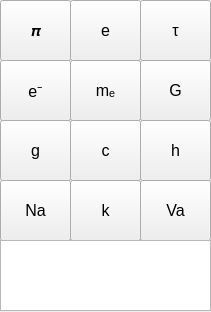
<?xml version="1.0" encoding="UTF-8"?>
<ui version="4.0">
 <class>PhConstants</class>
 <widget class="QWidget" name="PhConstants">
  <property name="windowModality">
   <enum>Qt::WindowModal</enum>
  </property>
  <property name="geometry">
   <rect>
    <x>0</x>
    <y>0</y>
    <width>211</width>
    <height>312</height>
   </rect>
  </property>
  <property name="windowTitle">
   <string>Физические константы</string>
  </property>
  <widget class="QPushButton" name="ButtonE">
   <property name="geometry">
    <rect>
     <x>70</x>
     <y>0</y>
     <width>71</width>
     <height>61</height>
    </rect>
   </property>
   <property name="font">
    <font>
     <pointsize>12</pointsize>
    </font>
   </property>
   <property name="text">
    <string>e</string>
   </property>
  </widget>
  <widget class="QPushButton" name="ButtonPi">
   <property name="geometry">
    <rect>
     <x>0</x>
     <y>0</y>
     <width>71</width>
     <height>61</height>
    </rect>
   </property>
   <property name="font">
    <font>
     <pointsize>12</pointsize>
    </font>
   </property>
   <property name="text">
    <string>𝞹</string>
   </property>
  </widget>
  <widget class="QPushButton" name="ButtonGravitional">
   <property name="geometry">
    <rect>
     <x>140</x>
     <y>60</y>
     <width>71</width>
     <height>61</height>
    </rect>
   </property>
   <property name="font">
    <font>
     <pointsize>12</pointsize>
    </font>
   </property>
   <property name="text">
    <string>G</string>
   </property>
  </widget>
  <widget class="QPushButton" name="ButtonAFF">
   <property name="geometry">
    <rect>
     <x>0</x>
     <y>120</y>
     <width>71</width>
     <height>61</height>
    </rect>
   </property>
   <property name="font">
    <font>
     <pointsize>12</pointsize>
    </font>
   </property>
   <property name="text">
    <string>g</string>
   </property>
  </widget>
  <widget class="QPushButton" name="ButtonSLL">
   <property name="geometry">
    <rect>
     <x>70</x>
     <y>120</y>
     <width>71</width>
     <height>61</height>
    </rect>
   </property>
   <property name="font">
    <font>
     <pointsize>12</pointsize>
    </font>
   </property>
   <property name="text">
    <string>c</string>
   </property>
  </widget>
  <widget class="QPushButton" name="ButtonPC">
   <property name="geometry">
    <rect>
     <x>140</x>
     <y>120</y>
     <width>71</width>
     <height>61</height>
    </rect>
   </property>
   <property name="font">
    <font>
     <pointsize>12</pointsize>
    </font>
   </property>
   <property name="text">
    <string>h</string>
   </property>
  </widget>
  <widget class="QPushButton" name="ButtonEC">
   <property name="geometry">
    <rect>
     <x>0</x>
     <y>60</y>
     <width>71</width>
     <height>61</height>
    </rect>
   </property>
   <property name="font">
    <font>
     <pointsize>12</pointsize>
    </font>
   </property>
   <property name="text">
    <string>e⁻</string>
   </property>
  </widget>
  <widget class="QPushButton" name="ButtonEM">
   <property name="geometry">
    <rect>
     <x>70</x>
     <y>60</y>
     <width>71</width>
     <height>61</height>
    </rect>
   </property>
   <property name="font">
    <font>
     <pointsize>12</pointsize>
    </font>
   </property>
   <property name="text">
    <string>mₑ</string>
   </property>
  </widget>
  <widget class="QPushButton" name="ButtonTau">
   <property name="geometry">
    <rect>
     <x>140</x>
     <y>0</y>
     <width>71</width>
     <height>61</height>
    </rect>
   </property>
   <property name="font">
    <font>
     <pointsize>12</pointsize>
    </font>
   </property>
   <property name="text">
    <string>τ</string>
   </property>
  </widget>
  <widget class="QPushButton" name="ButtonConstBoltzmann">
   <property name="geometry">
    <rect>
     <x>70</x>
     <y>180</y>
     <width>71</width>
     <height>61</height>
    </rect>
   </property>
   <property name="font">
    <font>
     <pointsize>12</pointsize>
    </font>
   </property>
   <property name="text">
    <string>k</string>
   </property>
  </widget>
  <widget class="QPushButton" name="ButtonNAvogadro">
   <property name="geometry">
    <rect>
     <x>0</x>
     <y>180</y>
     <width>71</width>
     <height>61</height>
    </rect>
   </property>
   <property name="font">
    <font>
     <pointsize>12</pointsize>
    </font>
   </property>
   <property name="text">
    <string>Na</string>
   </property>
  </widget>
  <widget class="QPushButton" name="ButtonMolarVolume">
   <property name="geometry">
    <rect>
     <x>140</x>
     <y>180</y>
     <width>71</width>
     <height>61</height>
    </rect>
   </property>
   <property name="font">
    <font>
     <pointsize>12</pointsize>
    </font>
   </property>
   <property name="text">
    <string>Va</string>
   </property>
  </widget>
  <widget class="QTextBrowser" name="textBrowser">
   <property name="geometry">
    <rect>
     <x>0</x>
     <y>240</y>
     <width>211</width>
     <height>71</height>
    </rect>
   </property>
  </widget>
 </widget>
 <resources/>
 <connections/>
</ui>
